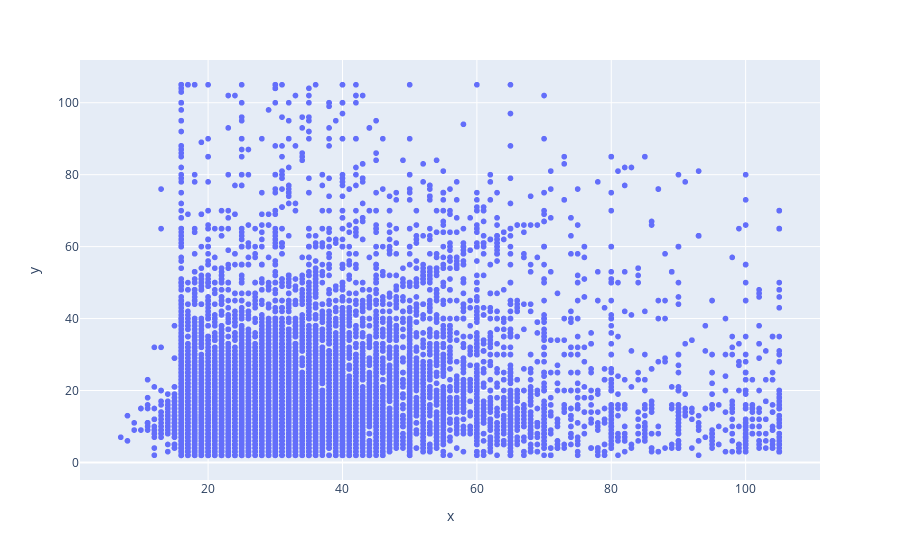

The cell this chart's notebook holds for it:
### Code cell
fig = px.scatter(x=df_products['product_length_cm'], y=df_products['product_height_cm'])
fig.show()

### Figure 1 — Plotly figure (JSON) as saved in the notebook; plotly's stock layout.template omitted (floating-point values rounded to 4 significant figures; data arrays with more than 128 entries replaced by an {"elided": "..."} marker saying what was removed)
{"data": [{"hovertemplate": "x=%{x}<br>y=%{y}<extra></extra>", "legendgroup": "", "marker": {"color": "#636efa", "symbol": "circle"}, "mode": "markers", "name": "", "showlegend": false, "type": "scattergl", "x": {"elided": "32951 int values"}, "xaxis": "x", "y": {"elided": "32951 int values"}, "yaxis": "y"}], "layout": {"autosize": true, "legend": {"tracegroupgap": 0}, "margin": {"t": 60}, "xaxis": {"anchor": "y", "autorange": true, "domain": [0, 1], "range": [0.9889, 111.0], "title": {"text": "x"}, "type": "linear"}, "yaxis": {"anchor": "x", "autorange": true, "domain": [0, 1], "range": [-5.975, 113.0], "title": {"text": "y"}, "type": "linear"}}}
